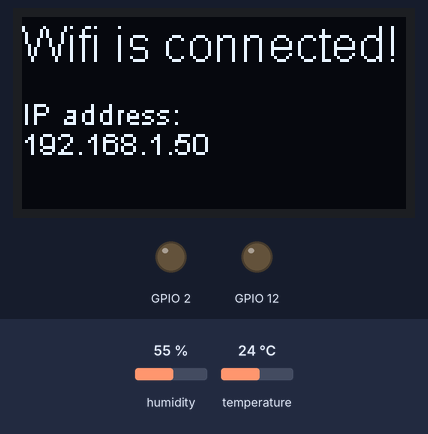
A sketch run on a simulated ESP32. Shown: 128×64 one-colour display, output pins drawn as LEDs (lit = HIGH). The inputs (shaded band) are chosen by the test bench; at power-on: humidity 55 %, temperature 24 °C. WiFi joins after 1.5 s; servers stay silent unless stated; uploads are accepted with an empty reply; what the sketch prints to the serial monitor is not drawn.

Above: at 1.6 s.
At 3.2 s:
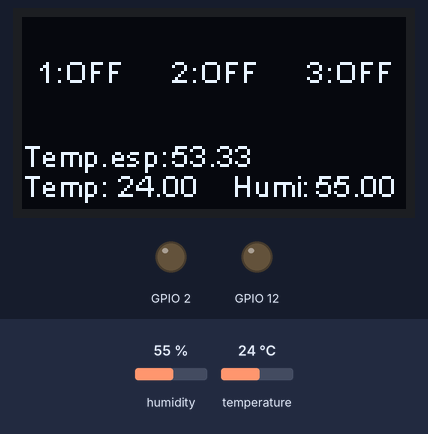
3.3 s: humidity set to 22 %
At 4.8 s:
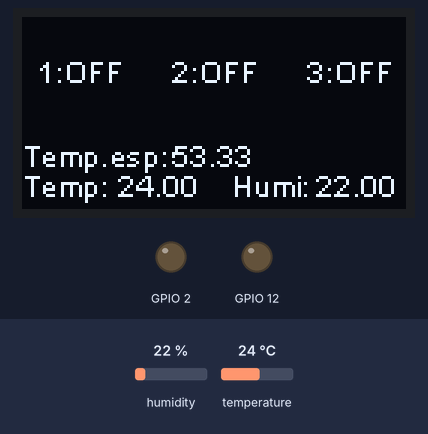
5.5 s: temperature set to 12 °C
At 6.7 s:
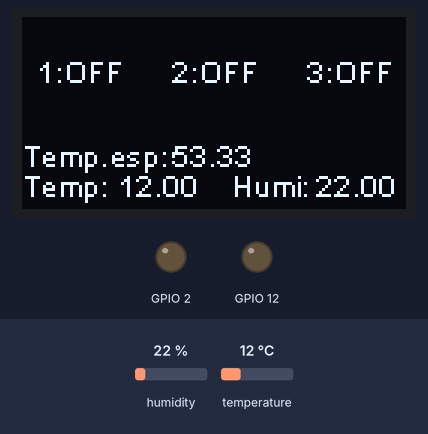
7.4 s: humidity set to 40 %
At 8.9 s:
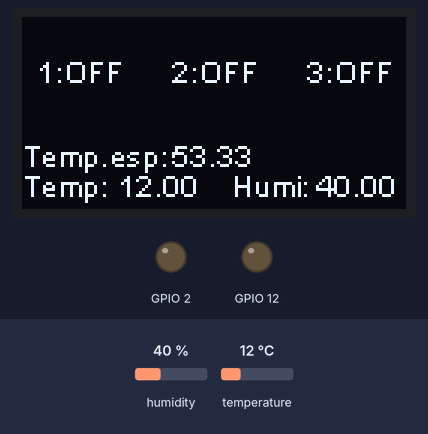
9.7 s: temperature set to 19 °C
Timing chart, 0 to 12.7 s (numbered marks = the images above; inputs shaded):
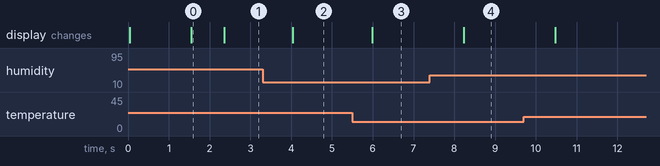

Measured:
- after the input at 3.3 s, the display: changes after 0.74 s (image 2)
- after the input at 5.5 s, the display: changes after 0.49 s (image 3)
- after the input at 7.4 s, the display: changes after 0.83 s (image 4)
- what the display in image 0 shows lasts 0.8 s, from 1.6 s to 2.4 s

The sketch:

Wifi_Server_IOT_laughlamMB_v2.ino
```cpp
#ifdef __cplusplus
extern "C" {
#endif
uint8_t temprature_sens_read();
#ifdef __cplusplus
}
#endif
uint8_t temprature_sens_read();
//--------------------------------------For internal temperature

#include <dht_esp32.h>
#include <WiFi.h>
#include <Wire.h>
#include <SSD1306.h>

WiFiClient client;
SSD1306 display(0x3c, 21, 22);
dht myDht;

void parseATText(char b);
void resetBuffer(void);
void control_device(void);
void Wifi_Login_Oled(void);
void Wifi_IP_Oled(void);
void Send_to_Oled(void);
void Read_internal_temperature(void);

const char* ssid     = "LaughZ";
const char* password = "pass9999";
const char* host = "laughlam.tk";
const int httpPort = 80;

enum _parseState {
  DETECT_TYPE,
  CONTENT_TYPE,
  NEW_LINE,
  CONTENT_LEN,
  CONTENT
};
char buffer[80];
char device[10];
char message[50];
byte pos = 0;
byte parseState = DETECT_TYPE;
int8_t cnt;
int8_t staDevice1, staDevice2, staDevice3;
float sen1, sen2;
float espTemp;
int debug, start;
unsigned long ovftime1, ovftime2, timeout1, timeout2, timeout3;
String url = "blocks/scan_act_device.php";

void setup()
{
    Serial.begin(230400);
    pinMode(2,OUTPUT);
    pinMode(12,OUTPUT);
    display.init();
    display.flipScreenVertically();
    display.setFont(ArialMT_Plain_10);
    display.setContrast(255);
    delay(10);

    Serial.println();
    Serial.print("Connecting to ");
    Serial.println(ssid);

    WiFi.begin(ssid, password);
    Wifi_Login_Oled(); delay(500);

    while (WiFi.status() != WL_CONNECTED) {
        delay(500);
        Serial.print(".");
    }

    Serial.println("");
    Serial.println("WiFi connected");
    Serial.println("IP address: ");
    Serial.println(WiFi.localIP());
    Wifi_IP_Oled();  delay(500);
}

void loop()
{
    myDht.read11(4);
    sen1 = myDht.temperature;
    sen2 = myDht.humidity;
    Read_internal_temperature();

    if( client.connect(host, httpPort) ){
      client.print("POST /" + url + " HTTP/1.1\r\n" +
                   "Host: " + host + "\r\n" +
                   "Connection: close\r\n\r\n");
      timeout1 = millis();
      while(!client.available()){
        delay(1);
        if(millis() - timeout1 > 2000){
          Serial.println("Timeout1");
          break;
        }
      }
      while (client.available()) {
        char ch = client.read();
        //Serial.print(ch);   //DEBUG (useful)
        parseATText(ch);
      }

      client.stop();
    }

    control_device();
    Send_to_Oled();

    if(client.connect(host, httpPort)){
      client.print(String("GET /blocks/scan_sta_device.php?") + "statusD1=" + staDevice1 + "&statusD2=" + staDevice2 + "&statusD3=" + staDevice3 + " HTTP/1.1\r\n" +
                   "Host: " + host + "\r\n" +
                   "Connection: close\r\n\r\n");
      timeout2 = millis();
      while(!client.available()){
        delay(1);
        if(millis() - timeout2 > 2000){
          Serial.println("Timeout2");
          break;
        }
      }
      client.stop();
    }

    if(millis() - ovftime1 > 5000){
      ovftime1 = millis();
      if(client.connect(host, httpPort)){
        client.print(String("GET /blocks/scan_sen_device.php?") + "sensor1=" + sen1 + "&sensor2=" + sen2 + "&sensor3=" + String(espTemp,2) + " HTTP/1.1\r\n" +
                   "Host: " + host + "\r\n" +
                   "Connection: close\r\n\r\n");
        timeout3 = millis();
        while(!client.available()){
          delay(1);
          if(millis() - timeout3 > 2000){
            Serial.println("Timeout3");
            break;
          }
        }
        client.stop();

      }
    }
}

void control_device(void){
  if(device[0] == '1'){
    digitalWrite(2,HIGH);
    staDevice1 = 1;
  }
  else{
    digitalWrite(2,LOW);
    staDevice1 = 0;
  }

  if(device[1] == '1'){
  digitalWrite(12,HIGH);
    staDevice2 = 1;
  }
  else{
  digitalWrite(12,LOW);
    staDevice2 = 0;
  }

  if(device[2] == '1'){
//  digitalWrite(4,HIGH);
    staDevice3 = 1;
  }
  else{
//  digitalWrite(4,LOW);
    staDevice3 = 0;
  }
}

void Wifi_Login_Oled(void)
{
  display.clear();
    display.setTextAlignment(TEXT_ALIGN_LEFT);
    display.setFont(ArialMT_Plain_16);
    display.drawString(0, 0, "Connecting...");
    display.setFont(ArialMT_Plain_10);
    display.drawString(0, 26, "ID: LaughZ");
  display.display();
}
void Wifi_IP_Oled(void)
{
  display.clear();
    display.setTextAlignment(TEXT_ALIGN_LEFT);
    display.setFont(ArialMT_Plain_16);
    display.drawString(0, 0, "Wifi is connected!");
    display.setFont(ArialMT_Plain_10);
    display.drawString(0, 26, "IP address:");
    display.drawString(0, 36, WiFi.localIP().toString());
  display.display();
}

void Send_to_Oled(void)
{
  display.clear();
    display.setTextAlignment(TEXT_ALIGN_LEFT);
    display.setFont(ArialMT_Plain_10);
    if(device[0] == '1')
      display.drawString(5, 12, String("1:ON"));
    else
      display.drawString(5, 12, String("1:OFF"));
    if(device[1] == '1')
      display.drawString(50, 12, String("2:ON"));
    else
      display.drawString(50, 12, String("2:OFF"));
    if(device[2] == '1')
      display.drawString(95, 12, String("3:ON"));
    else
      display.drawString(95, 12, String("3:OFF"));
    display.setTextAlignment(TEXT_ALIGN_CENTER);
    display.drawString(64, 25, String(message));
    display.setTextAlignment(TEXT_ALIGN_LEFT);
    display.drawString(0, 40, String("Temp.esp: "));
    display.drawString(50, 40, String(espTemp,2));
    display.drawString(0, 50, String("Temp: "));
    display.drawString(32, 50, String(sen1));
    display.drawString(70, 50, String("Humi: "));
    display.drawString(98, 50, String(sen2));
  display.display();
}


void resetBuffer(void) {
  memset(buffer, 0, sizeof(buffer));
  pos = 0;
}

void parseATText(char b) {

  buffer[pos++] = b;

  if(pos >= sizeof(buffer))
    resetBuffer(); // just to be safe
  switch(parseState)
  {
    case DETECT_TYPE:{
      if(b == '\n')
        resetBuffer();
      else if(b == ':'){
        if(strcmp(buffer, "Content-Type:") == 0){
          parseState = CONTENT_TYPE;
          //Serial.println("Detech x request id");
        }
      }
      break;
    }

    case CONTENT_TYPE:{
      if(b == '\n'){
        parseState = NEW_LINE;
        resetBuffer();
      }
      break;
    }

    case NEW_LINE:{
      if(b == '\n'){
        parseState = CONTENT_LEN;
        resetBuffer();
      }
      break;
    }

    case CONTENT_LEN:{
      if(b == '\n'){
        //Serial.println(buffer);
        parseState = CONTENT;
        resetBuffer();
      }
      break;
    }

    case CONTENT:{
      if(b == '\n'){
        for(int i=0; i<3; i++)
          device[i] = buffer[i];
        for(int i=3; i<50; i++)
          message[i-3] = buffer[i];
        //Serial.println(buffer);
        Serial.println(device);
        Serial.println(message);
        parseState = DETECT_TYPE;
        resetBuffer();
      }
      break;
    }

  }
}

void Read_internal_temperature(void){
  Serial.print("Temperature: ");
  espTemp = (temprature_sens_read() - 32) / 1.8;
  Serial.print(espTemp,2);
  Serial.println(" C");
}
```
